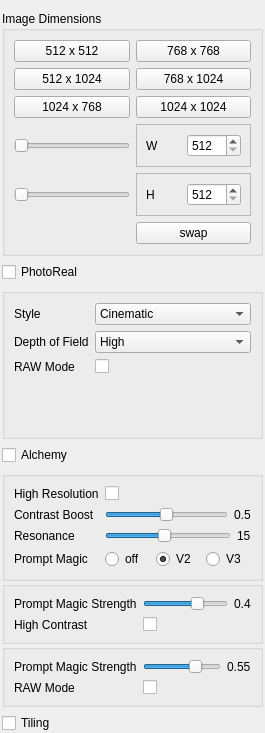
         <widget class="QWidget" name="grpText2Image_3">
          <property name="geometry">
           <rect>
            <x>0</x>
            <y>0</y>
            <width>265</width>
            <height>733</height>
           </rect>
          </property>
          <layout class="QVBoxLayout" name="verticalLayout_14">
           <property name="leftMargin">
            <number>2</number>
           </property>
           <property name="rightMargin">
            <number>2</number>
           </property>
           <property name="bottomMargin">
            <number>0</number>
           </property>
           <item>
            <widget class="QGroupBox" name="groupBox_2">
             <property name="toolTip">
              <string>This is the input resolution into Alchemy. Note that Alchemy's final output resolution is higher than this and is noted in the Alchemy section.</string>
             </property>
             <property name="title">
              <string>Image Dimensions</string>
             </property>
             <layout class="QGridLayout" name="gridLayout_2" columnstretch="1,1">
              <property name="sizeConstraint">
               <enum>QLayout::SetDefaultConstraint</enum>
              </property>
              <item row="0" column="0">
               <widget class="QPushButton" name="btnDim512x512">
                <property name="text">
                 <string>512 x 512</string>
                </property>
               </widget>
              </item>
              <item row="0" column="1">
               <widget class="QPushButton" name="btnDim768x768">
                <property name="text">
                 <string>768 x 768</string>
                </property>
               </widget>
              </item>
              <item row="1" column="0">
               <widget class="QPushButton" name="btnDim512x1024">
                <property name="text">
                 <string>512 x 1024</string>
                </property>
               </widget>
              </item>
              <item row="1" column="1">
               <widget class="QPushButton" name="btnDim768x1024">
                <property name="text">
                 <string>768 x 1024</string>
                </property>
               </widget>
              </item>
              <item row="2" column="0">
               <widget class="QPushButton" name="btnDim1024x768">
                <property name="text">
                 <string>1024 x 768</string>
                </property>
               </widget>
              </item>
              <item row="2" column="1">
               <widget class="QPushButton" name="btnDim1024x1024">
                <property name="text">
                 <string>1024 x 1024</string>
                </property>
               </widget>
              </item>
              <item row="3" column="0">
               <widget class="QSlider" name="slDimWidth">
                <property name="minimum">
                 <number>512</number>
                </property>
                <property name="maximum">
                 <number>1536</number>
                </property>
                <property name="singleStep">
                 <number>8</number>
                </property>
                <property name="pageStep">
                 <number>64</number>
                </property>
                <property name="orientation">
                 <enum>Qt::Horizontal</enum>
                </property>
               </widget>
              </item>
              <item row="3" column="1">
               <widget class="QFrame" name="frame">
                <property name="frameShape">
                 <enum>QFrame::StyledPanel</enum>
                </property>
                <property name="frameShadow">
                 <enum>QFrame::Raised</enum>
                </property>
                <layout class="QHBoxLayout" name="horizontalLayout">
                 <item>
                  <widget class="QLabel" name="label">
                   <property name="text">
                    <string>W</string>
                   </property>
                  </widget>
                 </item>
                 <item>
                  <widget class="QSpinBox" name="inDimWidth">
                   <property name="minimum">
                    <number>512</number>
                   </property>
                   <property name="maximum">
                    <number>1536</number>
                   </property>
                   <property name="singleStep">
                    <number>8</number>
                   </property>
                  </widget>
                 </item>
                </layout>
               </widget>
              </item>
              <item row="4" column="0">
               <widget class="QSlider" name="slDimHeight">
                <property name="minimum">
                 <number>512</number>
                </property>
                <property name="maximum">
                 <number>1536</number>
                </property>
                <property name="singleStep">
                 <number>8</number>
                </property>
                <property name="pageStep">
                 <number>64</number>
                </property>
                <property name="orientation">
                 <enum>Qt::Horizontal</enum>
                </property>
               </widget>
              </item>
              <item row="4" column="1">
               <widget class="QFrame" name="frame_2">
                <property name="frameShape">
                 <enum>QFrame::StyledPanel</enum>
                </property>
                <property name="frameShadow">
                 <enum>QFrame::Raised</enum>
                </property>
                <layout class="QHBoxLayout" name="horizontalLayout_2">
                 <item>
                  <widget class="QLabel" name="label_2">
                   <property name="text">
                    <string>H</string>
                   </property>
                  </widget>
                 </item>
                 <item>
                  <widget class="QSpinBox" name="inDimHeight">
                   <property name="minimum">
                    <number>512</number>
                   </property>
                   <property name="maximum">
                    <number>1536</number>
                   </property>
                   <property name="singleStep">
                    <number>8</number>
                   </property>
                  </widget>
                 </item>
                </layout>
               </widget>
              </item>
              <item row="5" column="1">
               <widget class="QPushButton" name="btnDimSwap">
                <property name="text">
                 <string>swap</string>
                </property>
               </widget>
              </item>
             </layout>
            </widget>
           </item>
           <item>
            <widget class="QCheckBox" name="chkPhotoReal">
             <property name="toolTip">
              <string>Leonardo PhotoReal is our latest innovation, a powerful pipeline designed to generate hyper-realistic photos and lifelike portraits. Requires Alchemy to work.</string>
             </property>
             <property name="text">
              <string>PhotoReal</string>
             </property>
            </widget>
           </item>
           <item>
            <widget class="QGroupBox" name="grpPhotoReal">
             <property name="title">
              <string/>
             </property>
             <layout class="QFormLayout" name="formLayout">
              <item row="1" column="1">
               <widget class="QComboBox" name="cmbPhotoRealDepthOfField">
                <item>
                 <property name="text">
                  <string comment="HIGH">High</string>
                 </property>
                </item>
                <item>
                 <property name="text">
                  <string comment="MEDIUM">Medium</string>
                 </property>
                </item>
                <item>
                 <property name="text">
                  <string comment="LOW">Low</string>
                 </property>
                </item>
               </widget>
              </item>
              <item row="1" column="0">
               <widget class="QLabel" name="label_3">
                <property name="toolTip">
                 <string>This controls the depth of field of the image. At lower values, the image will have a shallower focal range, and more of the image may appear soft or blurry. At higher values, the image will have a wider focal range, and more of it will be in focus.</string>
                </property>
                <property name="text">
                 <string>Depth of Field</string>
                </property>
               </widget>
              </item>
              <item row="2" column="1">
               <widget class="QCheckBox" name="chkPhotoRealRawMode">
                <property name="text">
                 <string/>
                </property>
               </widget>
              </item>
              <item row="2" column="0">
               <widget class="QLabel" name="label_4">
                <property name="toolTip">
                 <string>Enable this mode if you are looking for more control and flexibility with complex prompts. Leaving it off works better with shorter prompts.</string>
                </property>
                <property name="text">
                 <string>RAW Mode</string>
                </property>
               </widget>
              </item>
              <item row="0" column="0">
               <widget class="QLabel" name="label_20">
                <property name="toolTip">
                 <string>This controls the depth of field of the image. At lower values, the image will have a shallower focal range, and more of the image may appear soft or blurry. At higher values, the image will have a wider focal range, and more of it will be in focus.</string>
                </property>
                <property name="text">
                 <string>Style</string>
                </property>
               </widget>
              </item>
              <item row="0" column="1">
               <widget class="QComboBox" name="cmbPhotoRealStyle">
                <item>
                 <property name="text">
                  <string>Cinematic</string>
                 </property>
                </item>
                <item>
                 <property name="text">
                  <string>Creative</string>
                 </property>
                </item>
                <item>
                 <property name="text">
                  <string>Vibrant</string>
                 </property>
                </item>
                <item>
                 <property name="text">
                  <string>None</string>
                 </property>
                </item>
               </widget>
              </item>
             </layout>
            </widget>
           </item>
           <item>
            <widget class="QFrame" name="frmAlchemy">
             <layout class="QVBoxLayout" name="verticalLayout_4">
              <property name="leftMargin">
               <number>0</number>
              </property>
              <property name="topMargin">
               <number>0</number>
              </property>
              <property name="rightMargin">
               <number>0</number>
              </property>
              <property name="bottomMargin">
               <number>0</number>
              </property>
              <item>
               <widget class="QCheckBox" name="chkAlchemy">
                <property name="toolTip">
                 <string>Leonardo Alchemy is our powerful new image generation pipeline. Click the question mark for more info.</string>
                </property>
                <property name="text">
                 <string>Alchemy</string>
                </property>
               </widget>
              </item>
              <item>
               <widget class="QFrame" name="grpAlchemy">
                <property name="frameShape">
                 <enum>QFrame::NoFrame</enum>
                </property>
                <property name="frameShadow">
                 <enum>QFrame::Raised</enum>
                </property>
                <layout class="QVBoxLayout" name="verticalLayout_2">
                 <property name="spacing">
                  <number>0</number>
                 </property>
                 <property name="leftMargin">
                  <number>0</number>
                 </property>
                 <property name="topMargin">
                  <number>0</number>
                 </property>
                 <property name="rightMargin">
                  <number>0</number>
                 </property>
                 <property name="bottomMargin">
                  <number>0</number>
                 </property>
                 <item>
                  <widget class="QGroupBox" name="groupBox_3">
                   <property name="title">
                    <string/>
                   </property>
                   <layout class="QFormLayout" name="formLayout_2">
                    <item row="0" column="1">
                     <widget class="QCheckBox" name="chkAlchemyHighResolution">
                      <property name="text">
                       <string/>
                      </property>
                     </widget>
                    </item>
                    <item row="1" column="0">
                     <widget class="QLabel" name="label_6">
                      <property name="toolTip">
                       <string>This will adjust the dynamic range of your image. The default is 1, but you may find reducing it is helpful depending on your subject matter.</string>
                      </property>
                      <property name="text">
                       <string>Contrast Boost</string>
                      </property>
                     </widget>
                    </item>
                    <item row="1" column="1">
                     <widget class="QFrame" name="frame_5">
                      <property name="frameShape">
                       <enum>QFrame::NoFrame</enum>
                      </property>
                      <property name="lineWidth">
                       <number>0</number>
                      </property>
                      <layout class="QHBoxLayout" name="horizontalLayout_4">
                       <property name="leftMargin">
                        <number>0</number>
                       </property>
                       <property name="topMargin">
                        <number>0</number>
                       </property>
                       <property name="rightMargin">
                        <number>0</number>
                       </property>
                       <property name="bottomMargin">
                        <number>0</number>
                       </property>
                       <item>
                        <widget class="QSlider" name="slAlchemyContrastBoost">
                         <property name="maximum">
                          <number>100</number>
                         </property>
                         <property name="singleStep">
                          <number>25</number>
                         </property>
                         <property name="value">
                          <number>50</number>
                         </property>
                         <property name="orientation">
                          <enum>Qt::Horizontal</enum>
                         </property>
                        </widget>
                       </item>
                       <item>
                        <widget class="QLabel" name="lblAlchemyContrastBoost">
                         <property name="text">
                          <string>0.5</string>
                         </property>
                        </widget>
                       </item>
                      </layout>
                     </widget>
                    </item>
                    <item row="2" column="0">
                     <widget class="QLabel" name="label_7">
                      <property name="toolTip">
                       <string>This scale dictates how much detail is in the image, and how prompt adherent it is. Higher numbers can create images that are extremely busy. Around 13-15 is a good balance.</string>
                      </property>
                      <property name="text">
                       <string>Resonance</string>
                      </property>
                     </widget>
                    </item>
                    <item row="2" column="1">
                     <widget class="QFrame" name="frame_6">
                      <property name="frameShape">
                       <enum>QFrame::NoFrame</enum>
                      </property>
                      <property name="lineWidth">
                       <number>0</number>
                      </property>
                      <layout class="QHBoxLayout" name="horizontalLayout_5">
                       <property name="leftMargin">
                        <number>0</number>
                       </property>
                       <property name="topMargin">
                        <number>0</number>
                       </property>
                       <property name="rightMargin">
                        <number>0</number>
                       </property>
                       <property name="bottomMargin">
                        <number>0</number>
                       </property>
                       <item>
                        <widget class="QSlider" name="slAlchemyResonance">
                         <property name="minimum">
                          <number>2</number>
                         </property>
                         <property name="maximum">
                          <number>30</number>
                         </property>
                         <property name="singleStep">
                          <number>1</number>
                         </property>
                         <property name="value">
                          <number>15</number>
                         </property>
                         <property name="orientation">
                          <enum>Qt::Horizontal</enum>
                         </property>
                        </widget>
                       </item>
                       <item>
                        <widget class="QLabel" name="lblAlchemyResonance">
                         <property name="text">
                          <string>15</string>
                         </property>
                        </widget>
                       </item>
                      </layout>
                     </widget>
                    </item>
                    <item row="3" column="0">
                     <widget class="QLabel" name="label_8">
                      <property name="text">
                       <string>Prompt Magic</string>
                      </property>
                     </widget>
                    </item>
                    <item row="3" column="1">
                     <widget class="QFrame" name="frame_7">
                      <property name="frameShape">
                       <enum>QFrame::NoFrame</enum>
                      </property>
                      <property name="frameShadow">
                       <enum>QFrame::Raised</enum>
                      </property>
                      <layout class="QHBoxLayout" name="horizontalLayout_6">
                       <property name="leftMargin">
                        <number>0</number>
                       </property>
                       <property name="topMargin">
                        <number>0</number>
                       </property>
                       <property name="rightMargin">
                        <number>0</number>
                       </property>
                       <property name="bottomMargin">
                        <number>0</number>
                       </property>
                       <item>
                        <widget class="QRadioButton" name="radAlchemyPromptMagicOff">
                         <property name="text">
                          <string>off</string>
                         </property>
                         <attribute name="buttonGroup">
                          <string notr="true">buttonGroup</string>
                         </attribute>
                        </widget>
                       </item>
                       <item>
                        <widget class="QRadioButton" name="radAlchemyPromptMagicV2">
                         <property name="text">
                          <string>V2</string>
                         </property>
                         <property name="checked">
                          <bool>true</bool>
                         </property>
                         <attribute name="buttonGroup">
                          <string notr="true">buttonGroup</string>
                         </attribute>
                        </widget>
                       </item>
                       <item>
                        <widget class="QRadioButton" name="radAlchemyPromptMagicV3">
                         <property name="text">
                          <string>V3</string>
                         </property>
                         <attribute name="buttonGroup">
                          <string notr="true">buttonGroup</string>
                         </attribute>
                        </widget>
                       </item>
                      </layout>
                     </widget>
                    </item>
                    <item row="0" column="0">
                     <widget class="QLabel" name="label_5">
                      <property name="toolTip">
                       <string>This boosts the output resolution of Leonardo Alchemy. Higher resolution outputs will be somewhat different to the normal resolution outputs due to the diffusion process, so do not expect this to act as an upscaler.</string>
                      </property>
                      <property name="text">
                       <string>High Resolution</string>
                      </property>
                     </widget>
                    </item>
                   </layout>
                  </widget>
                 </item>
                 <item>
                  <widget class="QGroupBox" name="grpAlchemyPromptMagicV2">
                   <property name="title">
                    <string/>
                   </property>
                   <layout class="QFormLayout" name="formLayout_3">
                    <item row="0" column="0">
                     <widget class="QLabel" name="label_10">
                      <property name="toolTip">
                       <string>How strongly Prompt Magic influences the output. A higher number means greater influence.</string>
                      </property>
                      <property name="text">
                       <string>Prompt Magic Strength</string>
                      </property>
                     </widget>
                    </item>
                    <item row="0" column="1">
                     <widget class="QFrame" name="frame_8">
                      <property name="frameShape">
                       <enum>QFrame::NoFrame</enum>
                      </property>
                      <property name="frameShadow">
                       <enum>QFrame::Raised</enum>
                      </property>
                      <layout class="QHBoxLayout" name="horizontalLayout_7">
                       <property name="leftMargin">
                        <number>0</number>
                       </property>
                       <property name="topMargin">
                        <number>0</number>
                       </property>
                       <property name="rightMargin">
                        <number>0</number>
                       </property>
                       <property name="bottomMargin">
                        <number>0</number>
                       </property>
                       <item>
                        <widget class="QSlider" name="slAlchemyPromptMagicStrengthV2">
                         <property name="minimum">
                          <number>30</number>
                         </property>
                         <property name="maximum">
                          <number>45</number>
                         </property>
                         <property name="singleStep">
                          <number>5</number>
                         </property>
                         <property name="value">
                          <number>40</number>
                         </property>
                         <property name="orientation">
                          <enum>Qt::Horizontal</enum>
                         </property>
                        </widget>
                       </item>
                       <item>
                        <widget class="QLabel" name="lblAlchemyPromptMagicStrengthV2">
                         <property name="text">
                          <string>0.4</string>
                         </property>
                        </widget>
                       </item>
                      </layout>
                     </widget>
                    </item>
                    <item row="1" column="0">
                     <widget class="QLabel" name="label_11">
                      <property name="toolTip">
                       <string>High Contrast mode will give moodier images with more shadows. Turn this toggle off if you find that the outputs with PMv2 are too dark for your chosen prompt.</string>
                      </property>
                      <property name="text">
                       <string>High Contrast</string>
                      </property>
                     </widget>
                    </item>
                    <item row="1" column="1">
                     <widget class="QCheckBox" name="chkAlchemyHighContrast">
                      <property name="text">
                       <string/>
                      </property>
                     </widget>
                    </item>
                   </layout>
                  </widget>
                 </item>
                 <item>
                  <widget class="QGroupBox" name="grpAlchemyPromptMagicV3">
                   <property name="title">
                    <string/>
                   </property>
                   <layout class="QFormLayout" name="formLayout_4">
                    <item row="0" column="0">
                     <widget class="QLabel" name="label_12">
                      <property name="toolTip">
                       <string>How strongly Prompt Magic influences the output. A higher number means greater influence.</string>
                      </property>
                      <property name="text">
                       <string>Prompt Magic Strength</string>
                      </property>
                     </widget>
                    </item>
                    <item row="0" column="1">
                     <widget class="QFrame" name="frame_9">
                      <property name="frameShape">
                       <enum>QFrame::NoFrame</enum>
                      </property>
                      <property name="frameShadow">
                       <enum>QFrame::Raised</enum>
                      </property>
                      <layout class="QHBoxLayout" name="horizontalLayout_8">
                       <property name="leftMargin">
                        <number>0</number>
                       </property>
                       <property name="topMargin">
                        <number>0</number>
                       </property>
                       <property name="rightMargin">
                        <number>0</number>
                       </property>
                       <property name="bottomMargin">
                        <number>0</number>
                       </property>
                       <item>
                        <widget class="QSlider" name="slAlchemyPromptMagicStrengthV3">
                         <property name="minimum">
                          <number>30</number>
                         </property>
                         <property name="maximum">
                          <number>65</number>
                         </property>
                         <property name="singleStep">
                          <number>5</number>
                         </property>
                         <property name="value">
                          <number>55</number>
                         </property>
                         <property name="orientation">
                          <enum>Qt::Horizontal</enum>
                         </property>
                        </widget>
                       </item>
                       <item>
                        <widget class="QLabel" name="lblAlchemyPromptMagicStrengthV3">
                         <property name="text">
                          <string>0.55</string>
                         </property>
                        </widget>
                       </item>
                      </layout>
                     </widget>
                    </item>
                    <item row="1" column="0">
                     <widget class="QLabel" name="label_9">
                      <property name="toolTip">
                       <string>Enable this mode if you are looking for more control and flexibility with complex prompts. Leaving it off works better with shorter prompts.</string>
                      </property>
                      <property name="text">
                       <string>RAW Mode</string>
                      </property>
                     </widget>
                    </item>
                    <item row="1" column="1">
                     <widget class="QCheckBox" name="chkAlchemyRawMode">
                      <property name="text">
                       <string/>
                      </property>
                     </widget>
                    </item>
                   </layout>
                  </widget>
                 </item>
                </layout>
               </widget>
              </item>
             </layout>
            </widget>
           </item>
           <item>
            <widget class="QCheckBox" name="chkText2ImageTiling">
             <property name="text">
              <string>Tiling</string>
             </property>
            </widget>
           </item>
          </layout>
         </widget>
